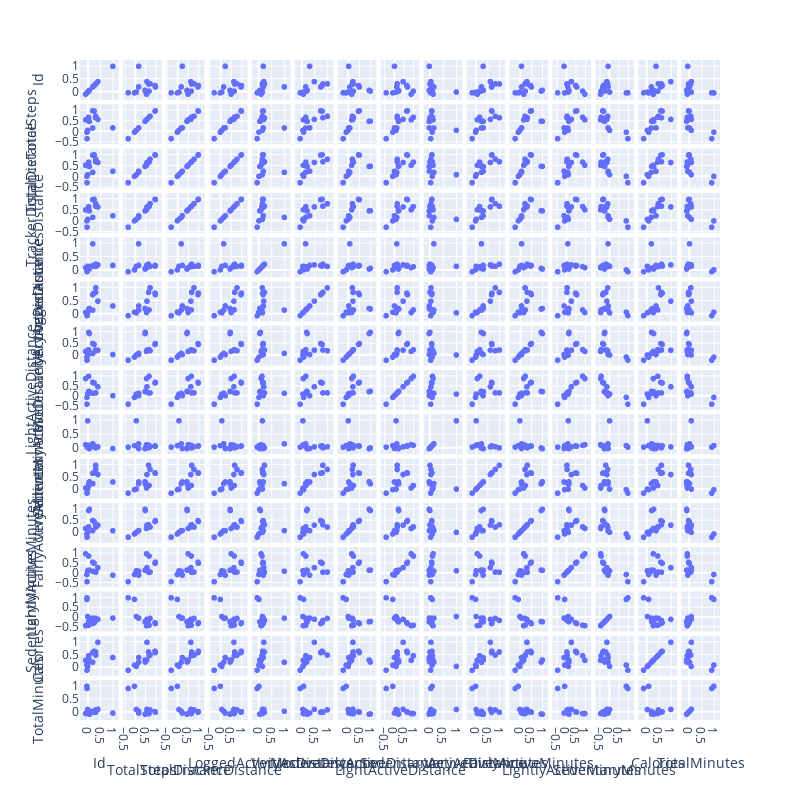

Notebook code cell kept with this figure:
### Code cell
# create a correlation matrix
corr_matrix = df.corr()

# create a scatter matrix using Plotly Express
fig = px.scatter_matrix(corr_matrix)

# update the layout to adjust the size of the figure
fig.update_layout(width=800, height=800)

# show the figure
fig.show()

### Figure 1 — Plotly figure (JSON) as saved in the notebook; plotly's stock layout.template omitted (floating-point values rounded to 4 significant figures)
{"data": [{"dimensions": [{"axis": {"matches": true}, "label": "Id", "values": [1, 0.1857, 0.241, 0.2388, 0.188, 0.3087, 0.02667, 0.01963, -0.0157, 0.3036, 0.05116, -0.09875, -0.04332, 0.3967, -0.04827]}, {"axis": {"matches": true}, "label": "TotalSteps", "values": [0.1857, 1, 0.9854, 0.9848, 0.1818, 0.7401, 0.5071, 0.6922, 0.0705, 0.6671, 0.4987, 0.5696, -0.3275, 0.5916, -0.01728]}, {"axis": {"matches": true}, "label": "TotalDistance", "values": [0.241, 0.9854, 1, 0.9995, 0.1883, 0.7946, 0.4708, 0.662, 0.08239, 0.6813, 0.4629, 0.5163, -0.2881, 0.645, 0.004523]}, {"axis": {"matches": true}, "label": "TrackerDistance", "values": [0.2388, 0.9848, 0.9995, 1, 0.1626, 0.7943, 0.4703, 0.6614, 0.07459, 0.6808, 0.4632, 0.5147, -0.2893, 0.6453, 0.002416]}, {"axis": {"matches": true}, "label": "LoggedActivitiesDistance", "values": [0.188, 0.1818, 0.1883, 0.1626, 1, 0.1509, 0.07653, 0.1383, 0.155, 0.2344, 0.05386, 0.1021, -0.047, 0.2076, 0.02169]}, {"axis": {"matches": true}, "label": "VeryActiveDistance", "values": [0.3087, 0.7401, 0.7946, 0.7943, 0.1509, 1, 0.193, 0.1577, 0.04612, 0.8267, 0.2117, 0.05985, -0.06175, 0.492, 0.07262]}, {"axis": {"matches": true}, "label": "ModeratelyActiveDistance", "values": [0.02667, 0.5071, 0.4708, 0.4703, 0.07653, 0.193, 1, 0.2378, 0.005793, 0.2255, 0.9469, 0.1621, -0.2214, 0.2168, -0.0853]}, {"axis": {"matches": true}, "label": "LightActiveDistance", "values": [0.01963, 0.6922, 0.662, 0.6614, 0.1383, 0.1577, 0.2378, 1, 0.0995, 0.155, 0.2201, 0.8857, -0.4136, 0.4669, -0.06921]}, {"axis": {"matches": true}, "label": "SedentaryActiveDistance", "values": [-0.0157, 0.0705, 0.08239, 0.07459, 0.155, 0.04612, 0.005793, 0.0995, 1, 0.008258, -0.02236, 0.1242, 0.03547, 0.04365, 0.09051]}, {"axis": {"matches": true}, "label": "VeryActiveMinutes", "values": [0.3036, 0.6671, 0.6813, 0.6808, 0.2344, 0.8267, 0.2255, 0.155, 0.008258, 1, 0.3124, 0.05193, -0.1647, 0.6158, -0.01824]}, {"axis": {"matches": true}, "label": "FairlyActiveMinutes", "values": [0.05116, 0.4987, 0.4629, 0.4632, 0.05386, 0.2117, 0.9469, 0.2201, -0.02236, 0.3124, 1, 0.1488, -0.2374, 0.2976, -0.09415]}, {"axis": {"matches": true}, "label": "LightlyActiveMinutes", "values": [-0.09875, 0.5696, 0.5163, 0.5147, 0.1021, 0.05985, 0.1621, 0.8857, 0.1242, 0.05193, 0.1488, 1, -0.4371, 0.2867, -0.06705]}, {"axis": {"matches": true}, "label": "SedentaryMinutes", "values": [-0.04332, -0.3275, -0.2881, -0.2893, -0.047, -0.06175, -0.2214, -0.4136, 0.03547, -0.1647, -0.2374, -0.4371, 1, -0.107, 0.9152]}, {"axis": {"matches": true}, "label": "Calories", "values": [0.3967, 0.5916, 0.645, 0.6453, 0.2076, 0.492, 0.2168, 0.4669, 0.04365, 0.6158, 0.2976, 0.2867, -0.107, 1, 0.09495]}, {"axis": {"matches": true}, "label": "TotalMinutes", "values": [-0.04827, -0.01728, 0.004523, 0.002416, 0.02169, 0.07262, -0.0853, -0.06921, 0.09051, -0.01824, -0.09415, -0.06705, 0.9152, 0.09495, 1]}], "hovertemplate": "%{xaxis.title.text}=%{x}<br>%{yaxis.title.text}=%{y}<extra></extra>", "legendgroup": "", "marker": {"color": "#636efa", "symbol": "circle"}, "name": "", "showlegend": false, "type": "splom"}], "layout": {"dragmode": "select", "height": 800, "legend": {"tracegroupgap": 0}, "margin": {"t": 60}, "width": 800}}
